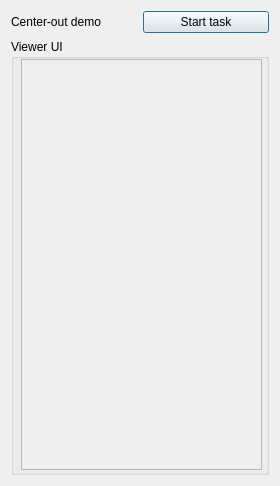
<?xml version="1.0" encoding="UTF-8"?>
<ui version="4.0">
 <class>TutorialDialog</class>
 <widget class="QDialog" name="TutorialDialog">
  <property name="geometry">
   <rect>
    <x>0</x>
    <y>0</y>
    <width>280</width>
    <height>486</height>
   </rect>
  </property>
  <property name="windowTitle">
   <string>Dialog</string>
  </property>
  <layout class="QGridLayout" name="gridLayout">
   <item row="0" column="0">
    <widget class="QLabel" name="label">
     <property name="text">
      <string>Center-out demo</string>
     </property>
    </widget>
   </item>
   <item row="0" column="1">
    <widget class="QPushButton" name="startButton">
     <property name="text">
      <string>Start task</string>
     </property>
    </widget>
   </item>
   <item row="1" column="0" colspan="2">
    <widget class="QGroupBox" name="viewerUI">
     <property name="sizePolicy">
      <sizepolicy hsizetype="Expanding" vsizetype="Expanding">
       <horstretch>0</horstretch>
       <verstretch>0</verstretch>
      </sizepolicy>
     </property>
     <property name="title">
      <string>Viewer UI</string>
     </property>
     <widget class="QScrollArea" name="viewerScrollArea">
      <property name="geometry">
       <rect>
        <x>10</x>
        <y>20</y>
        <width>241</width>
        <height>411</height>
       </rect>
      </property>
      <property name="widgetResizable">
       <bool>true</bool>
      </property>
      <widget class="QWidget" name="scrollAreaWidgetContents">
       <property name="geometry">
        <rect>
         <x>0</x>
         <y>0</y>
         <width>239</width>
         <height>409</height>
        </rect>
       </property>
      </widget>
     </widget>
    </widget>
   </item>
  </layout>
 </widget>
 <resources/>
 <connections/>
</ui>
